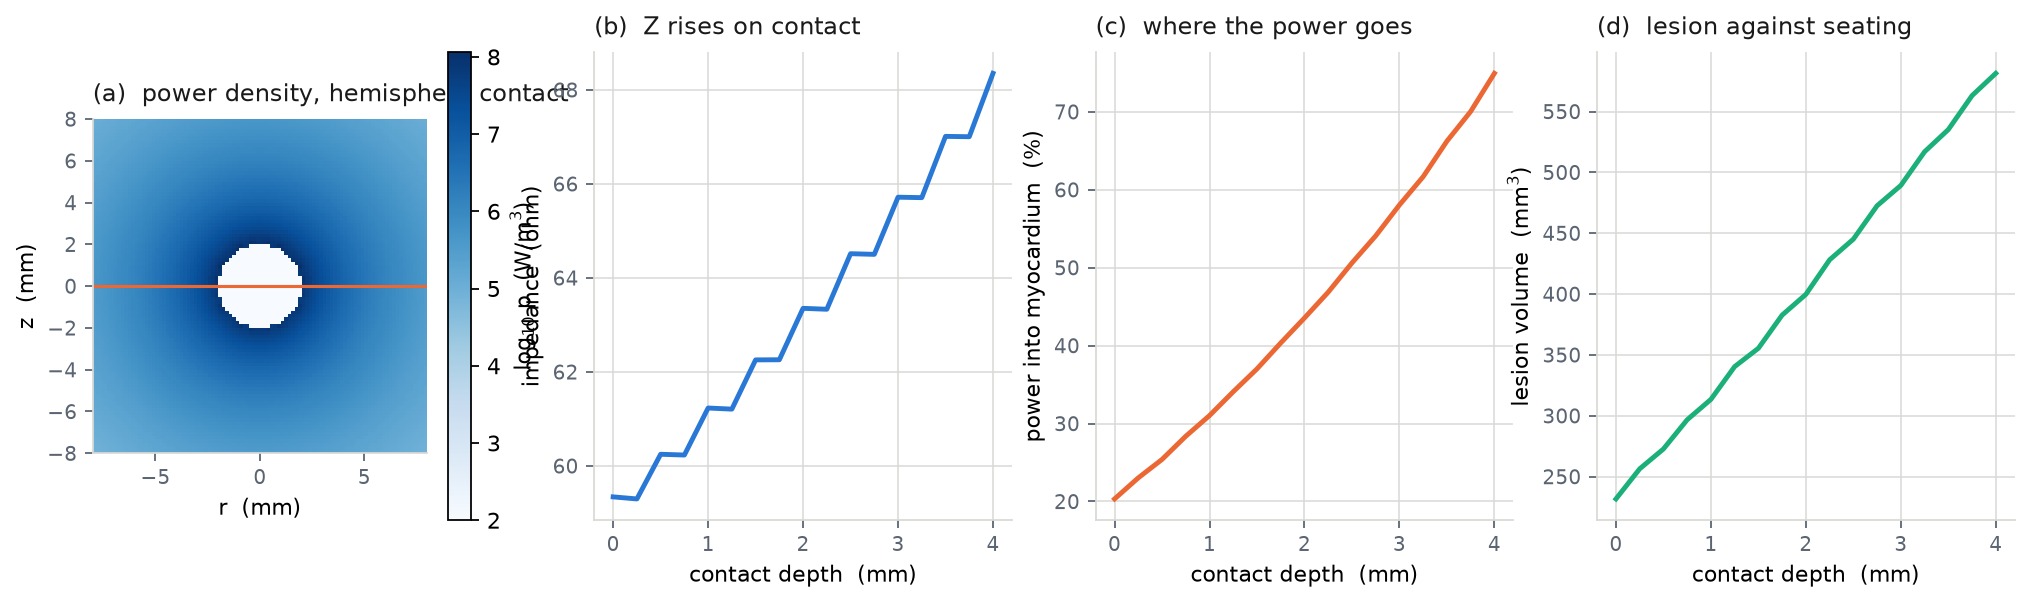

Recreate this plot in Python.
"""Milestone 4 — impedance, power split, lesion, and the refinement study."""

import _bootstrap  # noqa: F401
from _bootstrap import FIGDIR

import numpy as np
import matplotlib.pyplot as plt

from emlab import conduction as cd
from emlab import plotting as P
from emlab.geometry import AblationSettings

base = AblationSettings(depth=2.0e-3)
closed = cd.analytic_resistance(base, straddling=True)
print(f"closed form, sphere on the interface : {closed:.2f} ohm")
print("grid refinement (staircase error is first order):")
errs = {}
for n in (6, 12, 24):
    s = AblationSettings(depth=2.0e-3, cells_per_tip_radius=n)
    out = cd.solve(s)
    errs[n] = out["impedance"] / closed - 1.0
    print(f"   {n:2d} cells/radius  h = {s.cell_size*1e3:.4f} mm   "
          f"Z = {out['impedance']:6.2f} ohm   error {errs[n]*100:5.2f} %")
rich = errs[24] - (errs[12] - errs[24])          # Richardson, first order
print(f"   Richardson extrapolation -> residual error about {abs(rich)*100:.2f} %")
print(f"   power split at hemisphere contact: {cd.solve(base)['fraction_myocardium']*100:.1f} % "
      f"to myocardium (sigma ratio {base.sigma_myocardium/(base.sigma_myocardium+base.sigma_blood)*100:.1f} %)")

depths = np.linspace(0.0, 4.0e-3, 17)
Z, frac, les = [], [], []
for d in depths:
    o = cd.solve(AblationSettings(depth=float(d), cells_per_tip_radius=12))
    Z.append(o["impedance"]); frac.append(o["fraction_myocardium"])
    les.append(o["lesion_volume"] * 1e9)
print(f"\nimpedance {Z[0]:.0f} -> {Z[-1]:.0f} ohm,  tissue share "
      f"{frac[0]*100:.0f} -> {frac[-1]*100:.0f} %,  lesion {les[0]:.0f} -> {les[-1]:.0f} mm^3")

s = AblationSettings(depth=2.0e-3, cells_per_tip_radius=12)
g = cd.build_grid(s); sig = cd.conductivity_map(g, s)
v = cd.solve_potential(g, sig, s); p = cd.power_density(v, sig, g, s)

fig, axes = plt.subplots(1, 4, figsize=(15.5, 3.8))
win = (g["R"] < 0.008) & (np.abs(g["Z"]) < 0.008)
nr = int(0.008 / g["h"]); nz0 = g["nz"] // 2
rr = g["r"][:nr] * 1e3
zz = g["z"][nz0 - nr:nz0 + nr] * 1e3
im = axes[0].pcolormesh(np.concatenate([-rr[::-1], rr]), zz,
                        np.log10(np.maximum(np.concatenate(
                            [p[:nr, nz0-nr:nz0+nr][::-1], p[:nr, nz0-nr:nz0+nr]]).T, 1e2)),
                        cmap="Blues", shading="auto")
axes[0].axhline(0, color=P.ORANGE, lw=1.4)
fig.colorbar(im, ax=axes[0], label="log$_{10}$ p  (W/m$^3$)")
axes[0].set_aspect("equal")
P.style(axes[0], "r  (mm)", "z  (mm)", "(a)  power density, hemisphere contact")
axes[1].plot(depths * 1e3, Z, lw=2.2, color=P.BLUE)
P.style(axes[1], "contact depth  (mm)", "impedance  (ohm)", "(b)  Z rises on contact")
axes[2].plot(depths * 1e3, 100 * np.array(frac), lw=2.2, color=P.ORANGE)
P.style(axes[2], "contact depth  (mm)", "power into myocardium  (%)", "(c)  where the power goes")
axes[3].plot(depths * 1e3, les, lw=2.2, color=P.GREEN)
P.style(axes[3], "contact depth  (mm)", "lesion volume  (mm$^3$)", "(d)  lesion against seating")
P.save(fig, FIGDIR / "m4_tissue.png")
